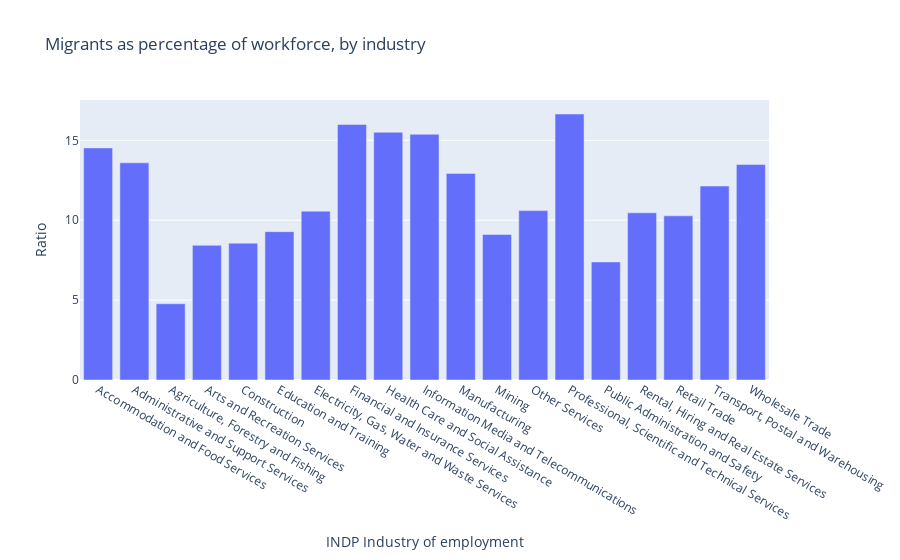

Source (notebook cell):
### Code cell
migrantsInd = migrants.groupby(['INDP Industry of employment'])['Persons'].sum().reset_index()
popsInd = pops.groupby(['INDP - 1 Digit Level'])['Persons'].sum().reset_index()

migrantsInd['Ratio'] = migrantsInd['Persons']*100 / popsInd['Persons']

migrantsInd['Ratio'] = np.where(migrantsInd['Ratio'] > 100, 100, migrantsInd['Ratio'])

px.bar(migrantsInd, x='INDP Industry of employment', y='Ratio', title='Migrants as percentage of workforce, by industry')

### Figure 1 — Plotly figure (JSON) as saved in the notebook; plotly's stock layout.template omitted (floating-point values rounded to 4 significant figures)
{"data": [{"alignmentgroup": "True", "hovertemplate": "INDP Industry of employment=%{x}<br>Ratio=%{y}<extra></extra>", "legendgroup": "", "marker": {"color": "#636efa", "pattern": {"shape": ""}}, "name": "", "offsetgroup": "", "orientation": "v", "showlegend": false, "textposition": "auto", "type": "bar", "x": ["Accommodation and Food Services", "Administrative and Support Services", "Agriculture, Forestry and Fishing", "Arts and Recreation Services", "Construction", "Education and Training", "Electricity, Gas, Water and Waste Services", "Financial and Insurance Services", "Health Care and Social Assistance", "Information Media and Telecommunications", "Manufacturing", "Mining", "Other Services", "Professional, Scientific and Technical Services", "Public Administration and Safety", "Rental, Hiring and Real Estate Services", "Retail Trade", "Transport, Postal and Warehousing", "Wholesale Trade"], "xaxis": "x", "y": [14.53, 13.59, 4.773, 8.43, 8.566, 9.286, 10.57, 15.99, 15.5, 15.38, 12.93, 9.111, 10.6, 16.65, 7.39, 10.46, 10.27, 12.14, 13.48], "yaxis": "y"}], "layout": {"barmode": "relative", "legend": {"tracegroupgap": 0}, "title": {"text": "Migrants as percentage of workforce, by industry"}, "xaxis": {"anchor": "y", "domain": [0, 1], "title": {"text": "INDP Industry of employment"}}, "yaxis": {"anchor": "x", "domain": [0, 1], "title": {"text": "Ratio"}}}}
